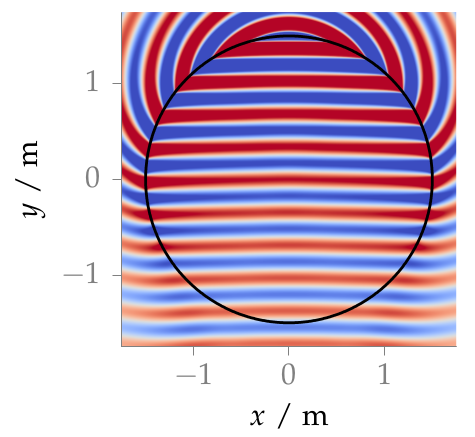

Here is the gnuplot script that generated this plot:
#!/usr/bin/gnuplot
#
# FIGURE 2.7: Sound pressure of a monochromatic plane wave synthesized with 2.5D
# NFC-HOA (2.45). Parameters: n_k = (0, -1, 0), x_ref = (0, 0, 0), f = 1 kHz.
#
# AUTHOR:   Hagen Wierstorf
# SOFTWARE: gnuplot 5.0 patchlevel 3

reset
set macros
set loadpath '../../gnuplot' 'data'

load 'latex.cfg'
load 'border.cfg'
load 'moreland.pal'
load 'array.cfg'

set terminal epslatex size 5cm,5cm color colortext @footnotesize
set output 'fig2_07.tex'

unset key
set size ratio -1

set xrange [-1.75:1.75]
set yrange [-1.75:1.75]
set cbrange [-1:1]
set tics scale 0.75 out nomirror
set xtics 1 offset 0,0.5
set ytics 1 offset 0.5,0
set xlabel '$x$ / m' offset 0,1
set ylabel '$y$ / m' offset 1.5,0
unset colorbox

set bmargin 1

plot 'sound_field_nfchoa_pw_f1000Hz_nls1000.dat' binary matrix with image,\
     'array.txt' @array_active w l

call 'plot.plt' 'fig2_07'
